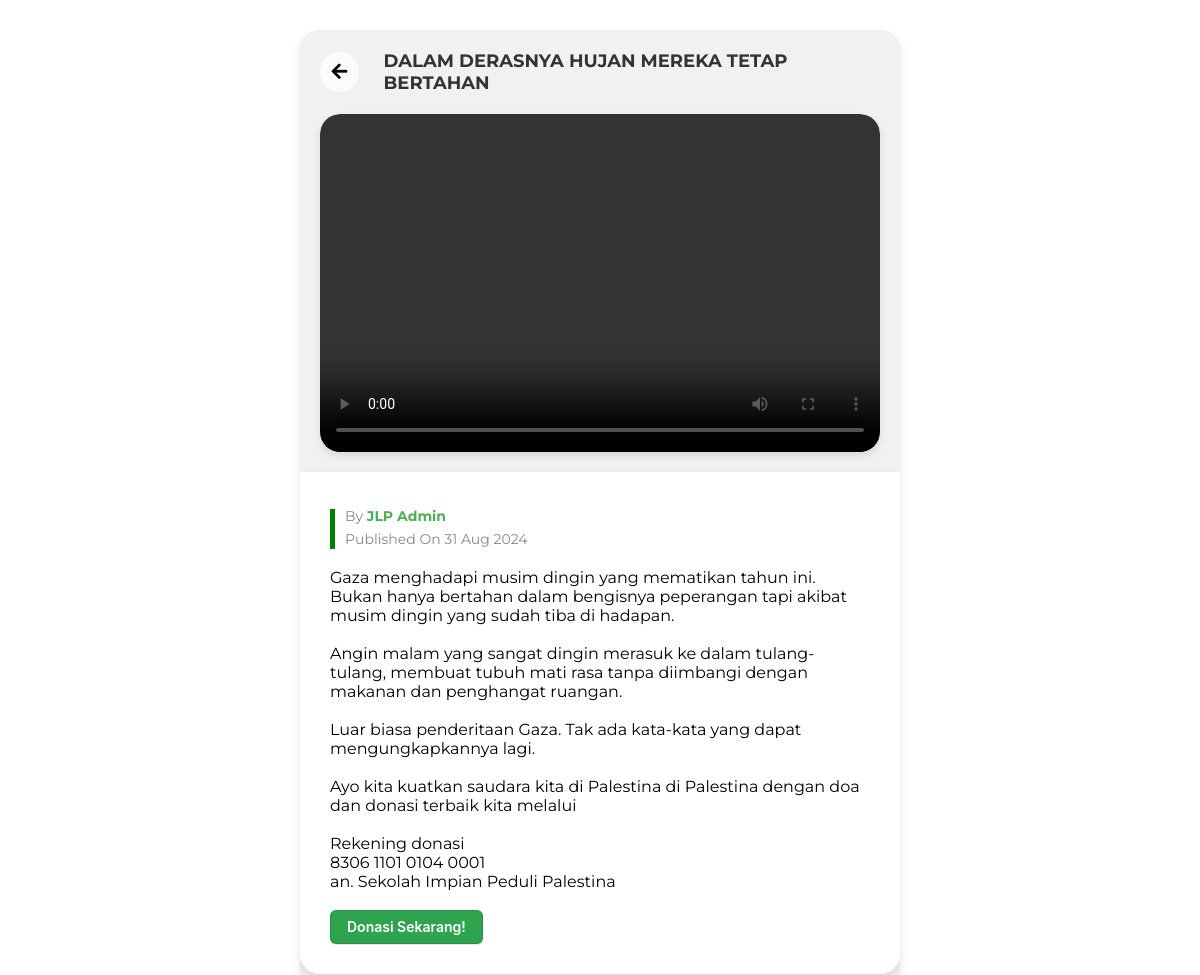
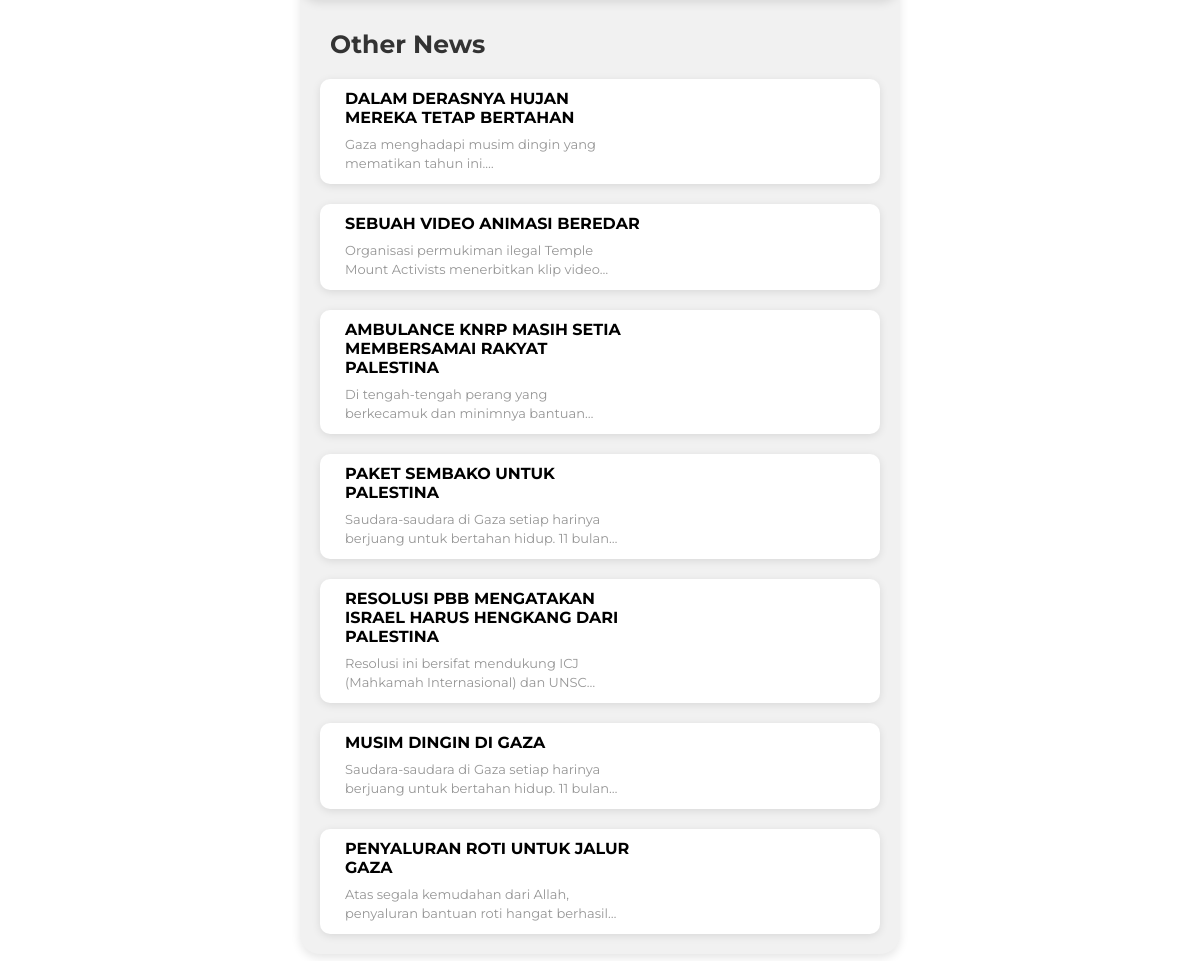
Page /news/article.php?id=1 on the committed database (2 pictures, top to bottom).
### tables this page shows
CREATE TABLE IF NOT EXISTS `news` (
  `id` int unsigned NOT NULL AUTO_INCREMENT,
  `title` varchar(255) DEFAULT NULL,
  `content` longtext,
  PRIMARY KEY (`id`)
);

### news/article.php (the view, shortened to what this page needs)
<!DOCTYPE html>
<html lang="en">
<?php
$param = $_GET['id'];
require_once('../account/db.php');
function news($conn)
{
    $db = 'news';
    $query = "SELECT * FROM $db";
    $result = mysqli_query($conn, $query);
    return $result;
}
function news_by_id($conn, string $id)
{
    $db = 'news';
    $query = "SELECT * FROM $db WHERE id = '$id'";
    $result = mysqli_query($conn, $query);
    return $result;
}
$get_news_by_id = news_by_id($conn, $param);
$news = mysqli_fetch_assoc($get_news_by_id);
$get_news = news($conn);
?>
<head>
    <link rel="stylesheet" href="../assets/css/news.css">
    <link rel="stylesheet" href="https://cdnjs.cloudflare.com/ajax/libs/font-awesome/5.15.3/css/all.min.css">
</head>
<body>
    <div class="container">
        <div class="header">
            <div class="back-button">
                <a href="../index.php#news" style="color: black;"><i class="fas fa-arrow-left"></i></a>
            </div>
            <h2><?= $news['title'] ?></h2>
        </div>
        <div class="video-container">
            <video controls>
                <source src="videos/<?= $param ?>.mp4" type="video/mp4">
            </video>
        </div>
        <div class="news-content">
            <div class="sub">
                <div class="vertical-line"></div>
                <div class="news-footer">
                    <p>By <a href="#">JLP Admin</a></p>
                    <p>Published On 31 Aug 2024</p>
                </div>
            </div>
            <?= $news['content'] ?><br><br>
            <a href="https://app.midtrans.com/payment-links/1730294866929"><button class="button-3" role="button">Donasi Sekarang!</button></a>
        </div>
        <div class="other-news">
            <h2>Other News</h2>
            <?php
            while ($news = mysqli_fetch_assoc($get_news)) {
            ?>
                <div class="news-card">
                    <div class="text-content">
                        <a href="article.php?id=<?= $news['id'] ?>"><?= $news['title'] ?></a>
                        <p><?= $news['content'] ?></p>
                    </div>
                </div>
            <?php } ?>
        </div>
    </div>
</body>
</html>

### assets/css/news.css (style rules this page uses)
* { margin: 0; padding: 0; box-sizing: border-box; font-family: "Montserrat", sans-serif; }
body { background-color: #fff; display: flex; justify-content: center; align-items: flex-start; padding: 30px; overflow: auto; }
.container { max-width: 600px; background-color: #f1f1f1; border-radius: 20px; box-shadow: 0 4px 10px rgba(0, 0, 0, 0.1); overflow: hidden; }
.header { display: flex; align-items: center; padding: 20px; background-color: #f1f1f1; }
.back-button { position: sticky; top: 15px; left: 15px; background: rgba(255, 255, 255, 0.7); border-radius: 50%; width: 40px; height: 40px; display: flex; align-items: center; justify-content: center; cursor: pointer; margin-right: 15px; }
.back-button a { color: black; font-size: 18px; }
h2 { font-size: 18px; color: #333333; margin: 0; padding-left: 10px; }
.news-content { padding: 30px; background-color: #fff; border-bottom-left-radius: 20px; border-bottom-right-radius: 20px; box-shadow: 0 4px 10px rgba(0, 0, 0, 0.1); }
.news-content .sub { display: flex; align-items: center; }
.news-footer { margin-bottom: 20px; }
.news-footer a { color: #4caf50; text-decoration: none; font-weight: bold; }
.news-footer p { font-size: 14px; color: #888; margin-top: 5px; }
.vertical-line { width: 5px; background-color: green; margin-right: 10px; height: 40px; margin-bottom: 12px; }
.other-news { padding: 20px; max-width: 800px; display: grid; grid-template-columns: 1fr; gap: 20px; }
.other-news h2 { font-size: 25px; margin-top: 10px; }
.news-card { display: flex; align-items: center; background-color: #fff; padding: 10px; border-radius: 10px; box-shadow: 0 2px 8px rgba(0, 0, 0, 0.1); }
.text-content { margin-left: 15px; max-width: 300px; }
.text-content a { font-size: 16px; font-weight: bold; text-transform: uppercase; text-decoration: none; color: black; }
.text-content p { font-size: 13px; color: #969696; width: 280px; display: -webkit-box; -webkit-line-clamp: 2; -webkit-box-orient: vertical; overflow: hidden; text-overflow: ellipsis; line-height: 1.5; margin-top: 8px; }
.button-3 { appearance: none; background-color: #2ea44f; border: 1px solid rgba(27, 31, 35, .15); border-radius: 6px; box-shadow: rgba(27, 31, 35, .1) 0 1px 0; box-sizing: border-box; color: #fff; cursor: pointer; display: inline-block; font-family: -apple-system,system-ui,"Segoe UI",Helvetica,Arial,sans-serif,"Apple Color Emoji","Segoe UI Emoji"; font-size: 14px; font-weight: 600; line-height: 20px; padding: 6px 16px; position: relative; text-align: center; text-decoration: none; user-select: none; -webkit-user-select: none; touch-action: manipulation; vertical-align: middle; white-space: nowrap; }

### news/article.php (style rules this page uses)
.video-container { position: relative; padding-bottom: 56.25%; height: 0; overflow: hidden; border-radius: 20px; box-shadow: 0 4px 8px rgba(0, 0, 0, 0.1); margin-bottom: 20px; margin-left: 20px; margin-right: 20px }
.video-container video { position: absolute; top: 0; left: 0; width: 100%; height: 100%; border-radius: 20px; object-fit: cover; }

### rows in the picture
news: title "DALAM DERASNYA HUJAN MEREKA TETAP BERTAHAN", content "Gaza menghadapi musim dingin yang mematikan tahun ini. Bukan hanya bertahan dalam bengisnya peperangan tapi akibat musim dingin yang sudah tiba di hadapan. Angin malam yang sangat dingin merasuk ke dalam tulang-tulang, membuat tubuh mati rasa tanpa diimbangi dengan makanan dan penghangat ruangan. Luar biasa penderitaan Gaza. Tak ada kata-kata yang dapat mengungkapkannya lagi. Ayo kita kuatkan saudara kita di Palestina di Palestina dengan doa dan donasi terbaik kita melalui Rekening donasi 8306 1101 0104 0001 an. Sekolah Impian Peduli Palestina", content "Gaza menghadapi musim dingin yang mematikan tahun ini."
news: title "SEBUAH VIDEO ANIMASI BEREDAR", content "Organisasi permukiman ilegal Temple Mount Activists menerbitkan klip…"
news: title "AMBULANCE KNRP MASIH SETIA MEMBERSAMAI RAKYAT PALESTINA", content "Di tengah-tengah perang yang berkecamuk dan minimnya…"
news: title "PAKET SEMBAKO UNTUK PALESTINA", content "Saudara-saudara di Gaza setiap harinya berjuang untuk bertahan hidup. 11…"
news: title "RESOLUSI PBB MENGATAKAN ISRAEL HARUS HENGKANG DARI PALESTINA", content "Resolusi ini bersifat mendukung ICJ (Mahkamah Internasional) dan…"
news: title "MUSIM DINGIN DI GAZA", content "Saudara-saudara di Gaza setiap harinya berjuang untuk bertahan hidup. 11…"
news: title "PENYALURAN ROTI UNTUK JALUR GAZA", content "Atas segala kemudahan dari Allah, penyaluran bantuan roti hangat…"
